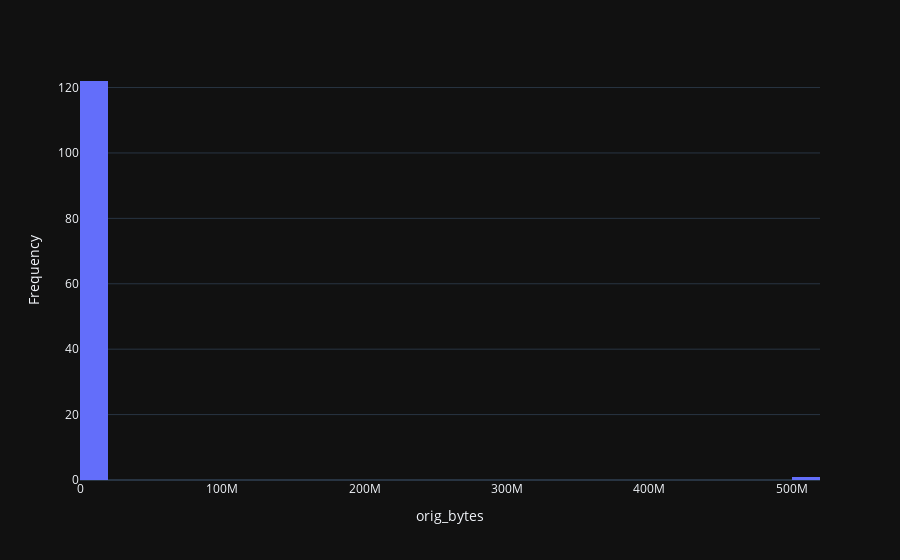

Notebook code for this chart:
### Code cell
hist(cum_or_b, "orig_bytes")

### Figure 1 — Plotly figure (JSON) as saved in the notebook; plotly's stock layout.template omitted (floating-point values rounded to 4 significant figures)
{"data": [{"alignmentgroup": "True", "bingroup": "x", "hovertemplate": "orig_bytes=%{x}<br>count=%{y}<extra></extra>", "legendgroup": "", "marker": {"color": "#636efa", "pattern": {"shape": ""}}, "name": "", "nbinsx": 50, "offsetgroup": "", "orientation": "v", "showlegend": false, "type": "histogram", "x": [516079216, 2764186, 1599383, 915154, 888810, 882226, 874876, 871178, 870333, 841454, 707448, 492976, 388249, 369803, 137344, 121442, 111710, 103616, 98160, 90545, 60694, 57921, 31749, 28762, 26216, 25780, 24720, 21127, 19077, 16080, 11504, 8555, 8267, 8153, 8129, 8129, 7997, 4416, 2235, 2176, 1960, 1960, 1960, 1960, 1960, 1680, 1656, 1378, 804, 592, 352, 264, 240, 168, 160, 156, 96, 84, 80, 80, 80, 80, 80, 80, 48, 40, 40, 40, 24, 24, 24, 24, 24, 24, 24, 24, 24, 24, 24, 16, 16, 16, 16, 16, 16, 16, 16, 16, 16, 16, 16, 16, 16, 16, 16, 16, 16, 16, 16, 0, 0, 0, 0, 0, 0, 0, 0, 0, 0, 0, 0, 0, 0, 0, 0, 0, 0, 0, 0, 0, 0, 0, 0], "xaxis": "x", "yaxis": "y"}], "layout": {"barmode": "relative", "legend": {"tracegroupgap": 0}, "margin": {"t": 60}, "xaxis": {"anchor": "y", "domain": [0, 1], "title": {"text": "orig_bytes"}}, "yaxis": {"anchor": "x", "domain": [0, 1], "title": {"text": "Frequency"}}}}
